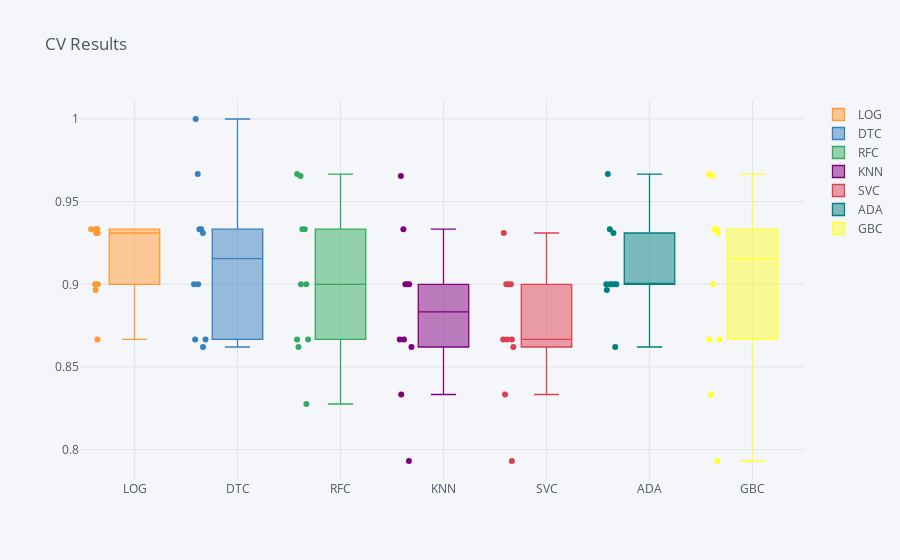
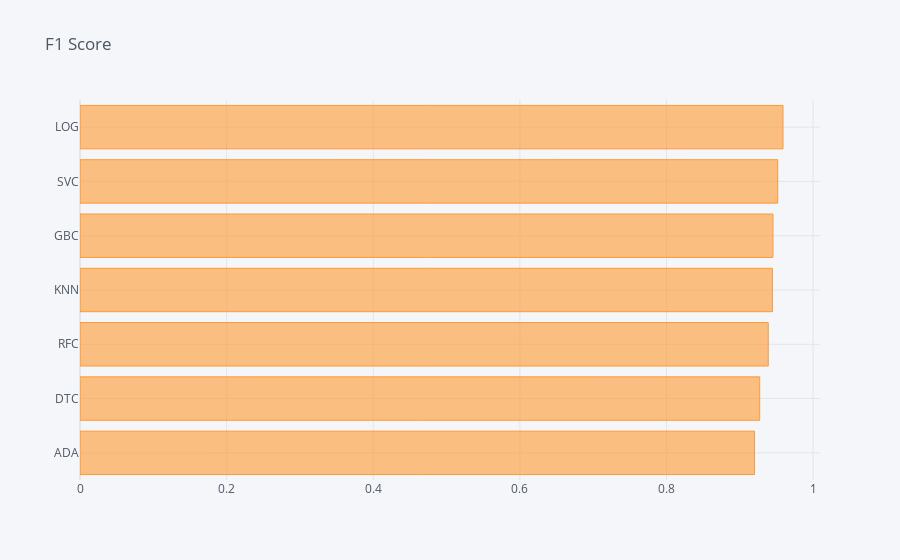
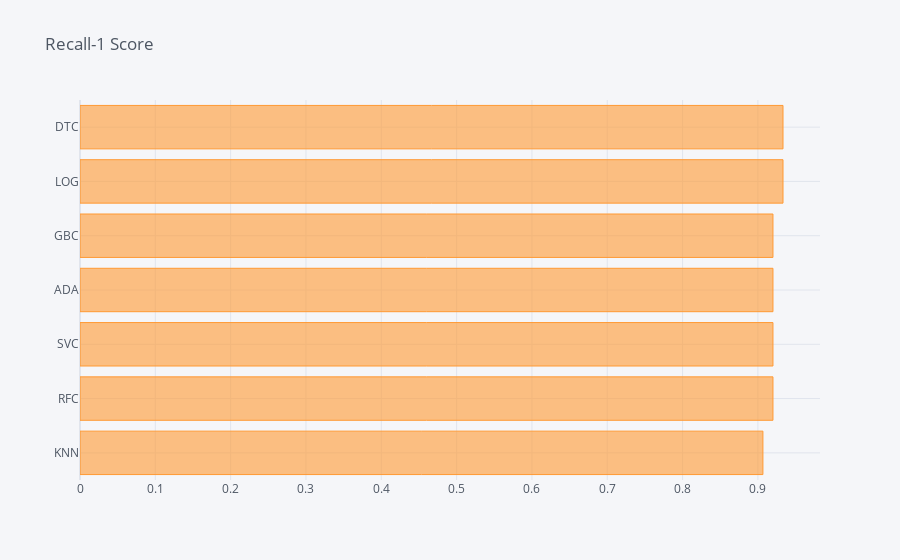
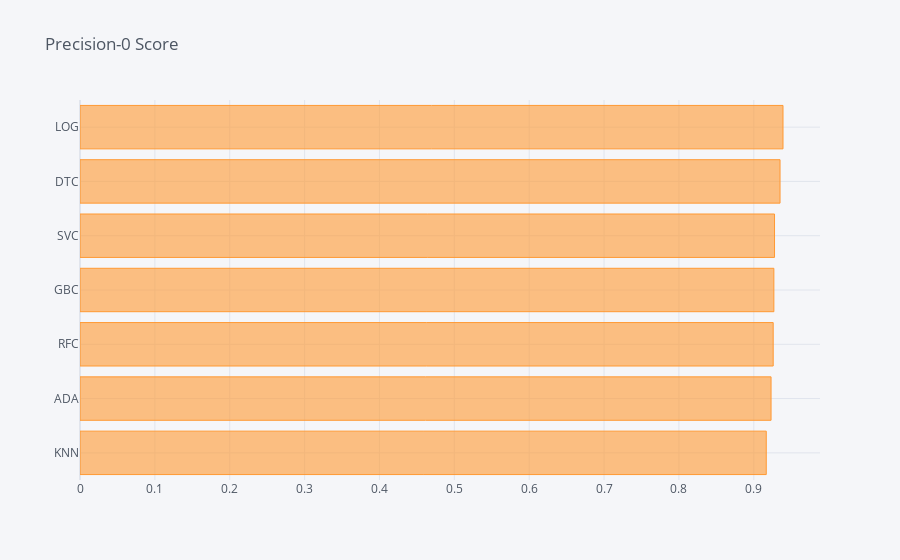

Source (notebook cell) for these figures, in order:
### Code cell
%matplotlib inline
models = []
models.append(("LOG", LogisticRegression(class_weight="balanced", random_state=42)))
models.append(("DTC", DecisionTreeClassifier(class_weight="balanced", random_state=42)))
models.append(("RFC", RandomForestClassifier(class_weight="balanced", random_state=42)))
models.append(("KNN", KNeighborsClassifier()))
models.append(("SVC", SVC(class_weight="balanced", random_state=42)))
models.append(("ADA", AdaBoostClassifier(random_state=42)))
models.append(("GBC", GradientBoostingClassifier(random_state=42)))
# evaluate each model in turn

results = []
names = []
f1_scores = []
recall_scores = []
precision_scores = []
roc_auc_scores = []
precision_recall_auc_scores = []

for name, model in models:
    pipe = Pipeline([("model", model)])
    kfold = StratifiedKFold(n_splits=10, random_state=42, shuffle=True)
    cv_results = cross_val_score(pipe, X_train, y_train, cv=kfold, scoring="recall")
    
    results.append(cv_results)
    names.append(name)
    
    print(f"{name}: {round(cv_results.mean(), 4)}")

    y_pred = pipe.fit(X_train, y_train).predict(X_test)
    
    f1_scores.append(f1_score(y_test, y_pred))
    recall_scores.append(recall_score(y_test, y_pred))
    precision_scores.append(precision_score(y_test, y_pred, pos_label=0))
    roc_auc_scores.append(roc_auc_score(y_test, y_pred))
    # calculate the precision-recall auc
    precision, recall, _ = precision_recall_curve(y_test, y_pred)
    precision_recall_auc_scores.append(auc(recall, precision))

result_df = pd.DataFrame(results, columns=[i for i in range(1, 11)], index=names).T
result_df.iplot(kind="box", boxpoints="all", title="CV Results")

compare = pd.DataFrame({"F1": f1_scores,
                        "Recall-1": recall_scores,
                        "Precision-0": precision_scores,
                        "ROC AUC": roc_auc_scores,
                        "Recall AUC": precision_recall_auc_scores
                        }, index=names)

for score in compare.columns:
    compare[score].sort_values().iplot(kind="barh", title=f"{score} Score")
    
compare

### Figure 1 — Plotly figure (JSON) as saved in the notebook; plotly's stock layout.template omitted (floating-point values rounded to 4 significant figures)
{"data": [{"boxpoints": "all", "line": {"width": 1.3}, "marker": {"color": "rgba(255, 153, 51, 1.0)"}, "name": "LOG", "orientation": "v", "type": "box", "y": [0.8966, 0.9333, 0.9, 0.9333, 0.8667, 0.9, 0.9333, 0.9333, 0.931, 0.931]}, {"boxpoints": "all", "line": {"width": 1.3}, "marker": {"color": "rgba(55, 128, 191, 1.0)"}, "name": "DTC", "orientation": "v", "type": "box", "y": [0.8621, 0.9, 0.9333, 0.9333, 0.9, 0.8667, 0.9667, 0.8667, 0.931, 1]}, {"boxpoints": "all", "line": {"width": 1.3}, "marker": {"color": "rgba(50, 171, 96, 1.0)"}, "name": "RFC", "orientation": "v", "type": "box", "y": [0.8276, 0.9333, 0.9333, 0.8667, 0.8667, 0.9, 0.9667, 0.9, 0.8621, 0.9655]}, {"boxpoints": "all", "line": {"width": 1.3}, "marker": {"color": "rgba(128, 0, 128, 1.0)"}, "name": "KNN", "orientation": "v", "type": "box", "y": [0.7931, 0.9, 0.9, 0.8667, 0.8333, 0.9, 0.9333, 0.8667, 0.8621, 0.9655]}, {"boxpoints": "all", "line": {"width": 1.3}, "marker": {"color": "rgba(219, 64, 82, 1.0)"}, "name": "SVC", "orientation": "v", "type": "box", "y": [0.7931, 0.9, 0.8667, 0.8333, 0.8667, 0.9, 0.9, 0.8667, 0.8621, 0.931]}, {"boxpoints": "all", "line": {"width": 1.3}, "marker": {"color": "rgba(0, 128, 128, 1.0)"}, "name": "ADA", "orientation": "v", "type": "box", "y": [0.8621, 0.9667, 0.9, 0.9333, 0.9, 0.9, 0.9, 0.9, 0.8966, 0.931]}, {"boxpoints": "all", "line": {"width": 1.3}, "marker": {"color": "rgba(255, 255, 51, 1.0)"}, "name": "GBC", "orientation": "v", "type": "box", "y": [0.7931, 0.9333, 0.9333, 0.8667, 0.8667, 0.9, 0.9667, 0.8333, 0.931, 0.9655]}], "layout": {"legend": {"bgcolor": "#F5F6F9", "font": {"color": "#4D5663"}}, "paper_bgcolor": "#F5F6F9", "plot_bgcolor": "#F5F6F9", "title": {"font": {"color": "#4D5663"}, "text": "CV Results"}, "xaxis": {"gridcolor": "#E1E5ED", "showgrid": true, "tickfont": {"color": "#4D5663"}, "title": {"font": {"color": "#4D5663"}, "text": ""}, "zerolinecolor": "#E1E5ED"}, "yaxis": {"gridcolor": "#E1E5ED", "showgrid": true, "tickfont": {"color": "#4D5663"}, "title": {"font": {"color": "#4D5663"}, "text": ""}, "zerolinecolor": "#E1E5ED"}}}

### Figure 2 — Plotly figure (JSON) as saved in the notebook; plotly's stock layout.template omitted (floating-point values rounded to 4 significant figures)
{"data": [{"marker": {"color": "rgba(255, 153, 51, 0.6)", "line": {"color": "rgba(255, 153, 51, 1.0)", "width": 1}}, "name": "F1", "orientation": "h", "text": "", "type": "bar", "x": [0.92, 0.9272, 0.9388, 0.9444, 0.9452, 0.9517, 0.9589], "y": ["ADA", "DTC", "RFC", "KNN", "GBC", "SVC", "LOG"]}], "layout": {"legend": {"bgcolor": "#F5F6F9", "font": {"color": "#4D5663"}}, "paper_bgcolor": "#F5F6F9", "plot_bgcolor": "#F5F6F9", "title": {"font": {"color": "#4D5663"}, "text": "F1 Score"}, "xaxis": {"gridcolor": "#E1E5ED", "showgrid": true, "tickfont": {"color": "#4D5663"}, "title": {"font": {"color": "#4D5663"}, "text": ""}, "zerolinecolor": "#E1E5ED"}, "yaxis": {"gridcolor": "#E1E5ED", "showgrid": true, "tickfont": {"color": "#4D5663"}, "title": {"font": {"color": "#4D5663"}, "text": ""}, "zerolinecolor": "#E1E5ED"}}}

### Figure 3 — Plotly figure (JSON) as saved in the notebook; plotly's stock layout.template omitted (floating-point values rounded to 4 significant figures)
{"data": [{"marker": {"color": "rgba(255, 153, 51, 0.6)", "line": {"color": "rgba(255, 153, 51, 1.0)", "width": 1}}, "name": "Recall-1", "orientation": "h", "text": "", "type": "bar", "x": [0.9067, 0.92, 0.92, 0.92, 0.92, 0.9333, 0.9333], "y": ["KNN", "RFC", "SVC", "ADA", "GBC", "LOG", "DTC"]}], "layout": {"legend": {"bgcolor": "#F5F6F9", "font": {"color": "#4D5663"}}, "paper_bgcolor": "#F5F6F9", "plot_bgcolor": "#F5F6F9", "title": {"font": {"color": "#4D5663"}, "text": "Recall-1 Score"}, "xaxis": {"gridcolor": "#E1E5ED", "showgrid": true, "tickfont": {"color": "#4D5663"}, "title": {"font": {"color": "#4D5663"}, "text": ""}, "zerolinecolor": "#E1E5ED"}, "yaxis": {"gridcolor": "#E1E5ED", "showgrid": true, "tickfont": {"color": "#4D5663"}, "title": {"font": {"color": "#4D5663"}, "text": ""}, "zerolinecolor": "#E1E5ED"}}}

### Figure 4 — Plotly figure (JSON) as saved in the notebook; plotly's stock layout.template omitted (floating-point values rounded to 4 significant figures)
{"data": [{"marker": {"color": "rgba(255, 153, 51, 0.6)", "line": {"color": "rgba(255, 153, 51, 1.0)", "width": 1}}, "name": "Precision-0", "orientation": "h", "text": "", "type": "bar", "x": [0.9167, 0.9231, 0.9259, 0.9268, 0.9277, 0.9351, 0.939], "y": ["KNN", "ADA", "RFC", "GBC", "SVC", "DTC", "LOG"]}], "layout": {"legend": {"bgcolor": "#F5F6F9", "font": {"color": "#4D5663"}}, "paper_bgcolor": "#F5F6F9", "plot_bgcolor": "#F5F6F9", "title": {"font": {"color": "#4D5663"}, "text": "Precision-0 Score"}, "xaxis": {"gridcolor": "#E1E5ED", "showgrid": true, "tickfont": {"color": "#4D5663"}, "title": {"font": {"color": "#4D5663"}, "text": ""}, "zerolinecolor": "#E1E5ED"}, "yaxis": {"gridcolor": "#E1E5ED", "showgrid": true, "tickfont": {"color": "#4D5663"}, "title": {"font": {"color": "#4D5663"}, "text": ""}, "zerolinecolor": "#E1E5ED"}}}
